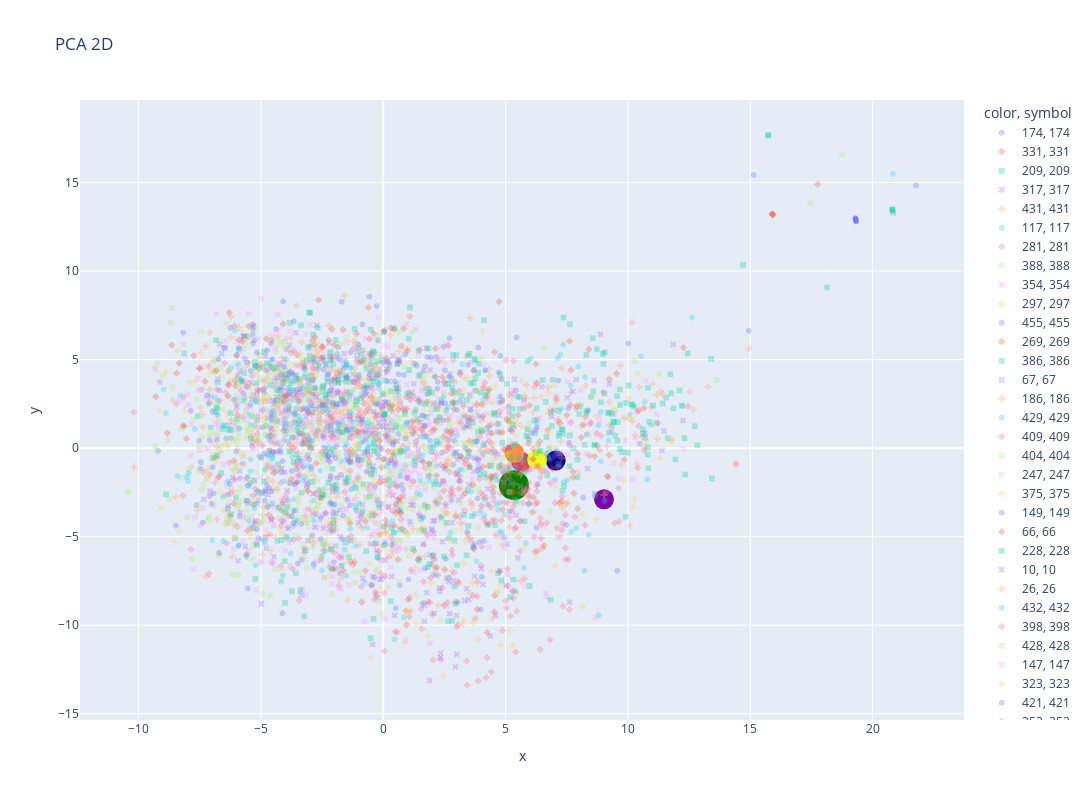

Notebook source saved alongside this figure:
### Markdown cell above
#### Dimensionallity reduction

We used two methods to reduce the dimensionality of the data, Principal Component Analysis (PCA), and t-Distributed Stochastic Neighbor Embedding (t-SNE).
* **PCA** (essentially) maps data onto a plane of a lower dimension, preserving the distances between the datapoints. The orientation of the lower dimensional plane is chosen to reflect the structure of the higher dimensional data.

* **t-SNE** is a non-linear algorithm which considers the similarity of different objects, and uses this to decide on their distance in the 2D (or 3D) plane. A probability distribution (where similar objects have a high chance of being picked) is used to gauge the similarity of objects, and then plots the points on a lower dimension so that the probability distribution is similar to in the higher plane.

### Code cell
pca = PCA(n_components=2)
articles_pca = pca.fit_transform(articles_sample_std)
interest_pca = pca.transform(interest_std)
closest_articles_pca = pca.transform(closest_articles_std)


# Plot the data in the PCA space
fig = px.scatter(
    x=articles_pca[:, 0],
    y=articles_pca[:, 1],
    color=articles_sample["category_id"],
    symbol=articles_sample["category_id"],
    title="PCA 2D",
    opacity=0.3,
    width=1200,
    height=800,
)
fig.add_scatter(
    x=interest_pca[:, 0],
    y=interest_pca[:, 1],
    mode="markers",
    marker=dict(color="green", size=30),
    text=f"User interest \n user_id: {user_id} \n category_id: {interest['category_id'].iloc[0]}",
)
fig.add_scatter(
    x=closest_articles_pca[:, 0],
    y=closest_articles_pca[:, 1],
    mode="markers",
    marker=dict(color=list(range(len(closest_articles_pca))), size=20),
    text=[
        f"rank: {i} / article_id: {a.article_id} / category_id: {a.category_id}"
        for i, a in enumerate(closest_articles.itertuples())
    ],
)
fig.show()
